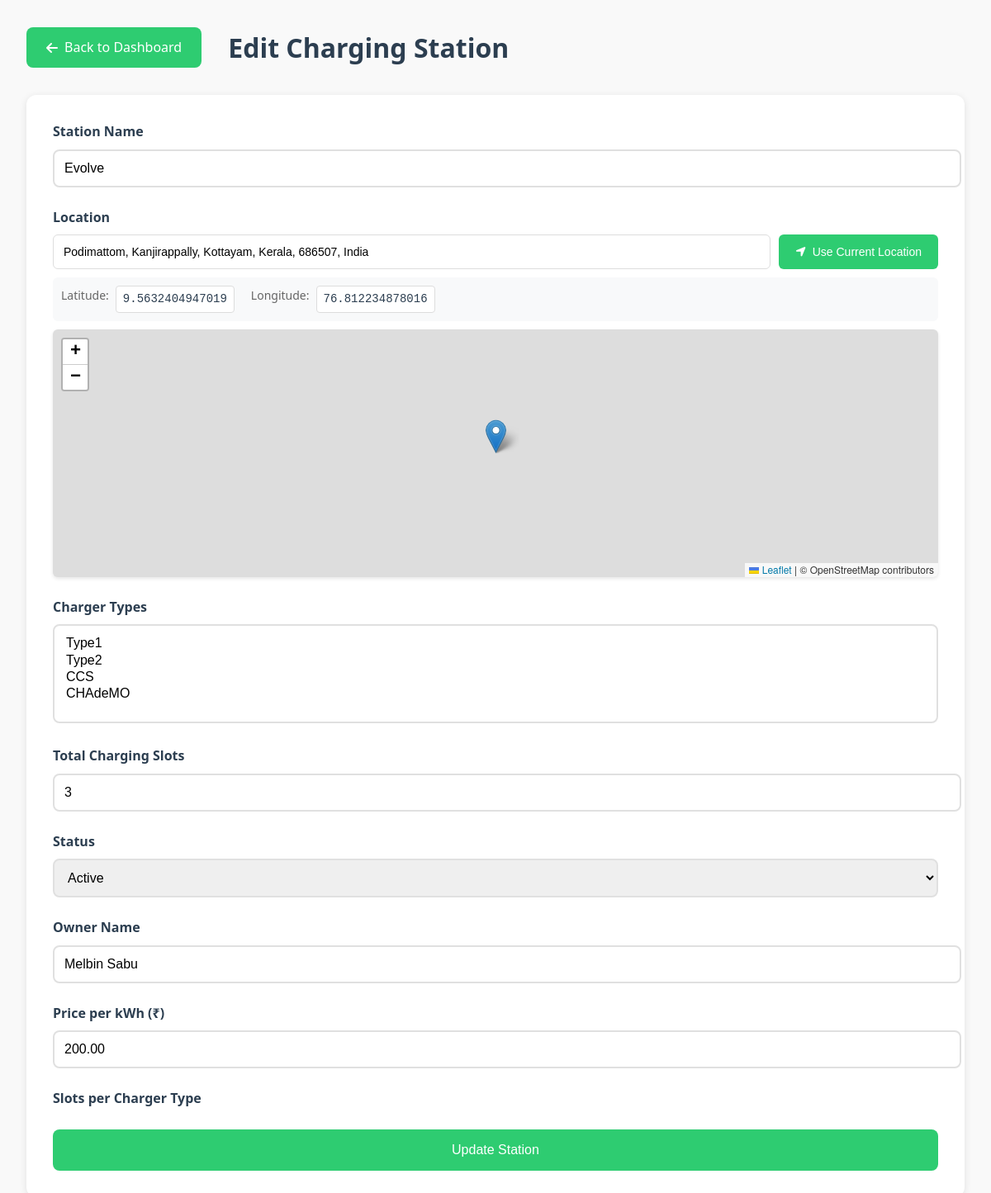
The page /edit_station.php?id=2 on the database its author committed.
### tables this page shows
CREATE TABLE `charging_stations` (
  `station_id` int(11) NOT NULL,
  `owner_name` varchar(100) NOT NULL,
  `name` varchar(100) NOT NULL,
  `location` point NOT NULL,
  `address` varchar(255) NOT NULL,
  `operator_id` int(11) DEFAULT NULL,
  `price` decimal(10,2) NOT NULL DEFAULT 0.00,
  `charger_types` longtext NOT NULL CHECK (json_valid(`charger_types`)),
  `total_slots` int(11) NOT NULL,
  `available_slots` int(11) NOT NULL DEFAULT 0,
  `status` enum('active','inactive','maintenance') DEFAULT 'active',
  `image` varchar(255) DEFAULT NULL,
  `created_at` timestamp NOT NULL DEFAULT current_timestamp(),
  `updated_at` timestamp NOT NULL DEFAULT current_timestamp() ON UPDATE current_timestamp(),
  `price_per_hour` decimal(10,2) NOT NULL DEFAULT 100.00
);

### edit_station.php (the view, shortened to what this page needs)
<?php
$servername = "localhost";
$username = "root";
$password = "";
$dbname = "evolve1";
$station = null;
$station_id = intval($_GET['id']);
try {
    $conn = mysqli_connect($servername, $username, $password, $dbname);
    $select_query = "
        SELECT
            station_id,
            name,
            address,
            ST_X(location) as longitude,
            ST_Y(location) as latitude,
            charger_types,
            total_slots,
            IFNULL(status, 'active') as status,
            price,
            owner_name
        FROM charging_stations
        WHERE station_id = ?
    ";
    $select_stmt = mysqli_prepare($conn, $select_query);
    mysqli_stmt_bind_param($select_stmt, "i", $station_id);
    if (!mysqli_stmt_execute($select_stmt)) {
        throw new Exception("Error executing select query: " . mysqli_error($conn));
    }
    $result = mysqli_stmt_get_result($select_stmt);
    if (mysqli_num_rows($result) > 0) {
        $station = mysqli_fetch_assoc($result);
        if (!empty($station['charger_types'])) {
            $station['charger_types'] = json_decode($station['charger_types'], true) ?? [];
        } else {
            $station['charger_types'] = [];
        }
    } else {
        throw new Exception("Station not found with ID: " . $station_id);
    }
} catch (Exception $e) {
    $error_message = $e->getMessage();
    error_log("Error in edit_station.php: " . $e->getMessage());
} finally {
    if (isset($conn) && $conn) {
        mysqli_close($conn);
    }
}
?>
<!DOCTYPE html>
<html lang="en">
<head>
    <link rel="stylesheet" href="https://cdnjs.cloudflare.com/ajax/libs/font-awesome/6.0.0/css/all.min.css">
    <link rel="stylesheet" href="https://unpkg.com/leaflet@1.7.1/dist/leaflet.css" />
</head>
<body>
    <div class="container">
        <div class="header">
            <a href="admindash.php" class="back-button">
                <i class="fas fa-arrow-left"></i>
                Back to Dashboard
            </a>
            <h1>Edit Charging Station</h1>
        </div>
        <?php if ($station): ?>
        <div class="form-container">
            <form method="POST" action="<?php echo htmlspecialchars($_SERVER['PHP_SELF']) . '?id=' . $station_id; ?>">
                <div class="form-group">
                    <label for="name">Station Name</label>
                    <input type="text" id="name" name="name" value="<?php echo htmlspecialchars($station['name']); ?>" required>
                </div>
                <div class="form-group">
                    <label for="location">Location</label>
                    <div class="location-input-group">
                        <input type="text" id="address" name="address" value="<?php echo htmlspecialchars($station['address']); ?>" required>
                        <button type="button" class="geolocation-button" onclick="getCurrentLocation()">
                            <i class="fas fa-location-arrow"></i>
                            Use Current Location
                        </button>
                    </div>
                    <div class="coordinates-display">
                        <div class="coordinate">
                            <label>Latitude:</label>
                            <span id="lat-display"><?php echo htmlspecialchars($station['latitude']); ?></span>
                        </div>
                        <div class="coordinate">
                            <label>Longitude:</label>
                            <span id="lng-display"><?php echo htmlspecialchars($station['longitude']); ?></span>
                        </div>
                    </div>
                    <div id="map"></div>
                </div>
                <div class="form-group">
                    <label for="charger_types">Charger Types</label>
                    <select id="charger_types" name="charger_types[]" multiple required>
                        <?php
                        $types = ["Type1", "Type2", "CCS", "CHAdeMO"];
                        foreach ($types as $type) {
                            $selected = in_array($type, $station['charger_types']) ? 'selected' : '';
                            echo "<option value=\"" . htmlspecialchars($type) . "\" $selected>" . htmlspecialchars($type) . "</option>";
                        }
                        ?>
                    </select>
                </div>
                <div class="form-group">
                    <label for="total_slots">Total Charging Slots</label>
                    <input type="number" id="total_slots" name="total_slots" min="1" value="<?php echo htmlspecialchars($station['total_slots']); ?>" required>
                </div>
                <div class="form-group">
                    <label for="status">Status</label>
                    <select id="status" name="status" required>
                        <option value="active" <?php echo $station['status'] == 'active' ? 'selected' : ''; ?>>Active</option>
                    </select>
                </div>
                <div class="form-group">
                    <label for="owner_name">Owner Name</label>
                    <input type="text" id="owner_name" name="owner_name" value="<?php echo htmlspecialchars($station['owner_name']); ?>" required>
                </div>
                <div class="form-group">
                    <label for="price">Price per kWh (₹)</label>
                    <input type="number" id="price" name="price" min="0" step="0.01" value="<?php echo htmlspecialchars($station['price']); ?>" required>
                </div>
                <div class="form-group">
                    <label>Slots per Charger Type</label>
                </div>
                <button type="submit" class="submit-btn">Update Station</button>
            </form>
        </div>
        <?php endif; ?>
    </div>
</body>
</html>

### edit_station.php (style rules this page uses)
:root { --primary-color: #2ecc71; --secondary-color: #27ae60; --error-color: #e74c3c; --text-color: #2c3e50; --bg-color: #f9f9f9; --input-bg: #ffffff; --shadow: 0 2px 10px rgba(0,0,0,0.1); }
body { font-family: 'Segoe UI', Tahoma, Geneva, Verdana, sans-serif; margin: 0; padding: 0; background-color: var(--bg-color); color: var(--text-color); line-height: 1.6; }
.container { max-width: 1200px; margin: 0 auto; padding: 2rem; }
.header { display: flex; align-items: center; margin-bottom: 2rem; gap: 2rem; }
.back-button { display: inline-flex; align-items: center; gap: 0.5rem; padding: 0.75rem 1.5rem; background-color: var(--primary-color); color: white; text-decoration: none; border-radius: 8px; transition: all 0.3s ease; }
h1 { color: var(--text-color); margin: 0; font-size: 2rem; }
.form-container { background-color: var(--input-bg); padding: 2rem; border-radius: 12px; box-shadow: var(--shadow); }
.form-group { margin-bottom: 1.5rem; }
label { display: block; margin-bottom: 0.5rem; font-weight: 600; color: var(--text-color); }
input, select { width: 100%; padding: 0.75rem; border: 2px solid #e0e0e0; border-radius: 8px; font-size: 1rem; transition: border-color 0.3s ease; }
select[multiple] { height: auto; min-height: 120px; }
#map { height: 300px; margin-bottom: 1.5rem; border-radius: 8px; box-shadow: var(--shadow); }
.submit-btn { background-color: var(--primary-color); color: white; padding: 1rem 2rem; border: none; border-radius: 8px; font-size: 1rem; cursor: pointer; width: 100%; transition: all 0.3s ease; }
.location-input-group { display: flex; gap: 10px; margin-bottom: 10px; position: relative; }
.location-input-group input[type="text"] { flex: 1; padding: 12px; border: 1px solid #ddd; border-radius: 6px; font-size: 14px; }
.geolocation-button { padding: 12px 20px; background-color: var(--primary-color); color: white; border: none; border-radius: 6px; cursor: pointer; font-size: 14px; font-weight: 500; display: flex; align-items: center; gap: 8px; transition: all 0.3s ease; }
#map { border-radius: 6px; box-shadow: 0 2px 4px rgba(0, 0, 0, 0.1); }
.coordinates-display { display: flex; gap: 20px; margin: 10px 0; padding: 10px; background: #f8f9fa; border-radius: 6px; font-size: 14px; }
.coordinate { display: flex; align-items: center; gap: 8px; }
.coordinate label { font-weight: 500; color: #666; }
.coordinate span { font-family: monospace; background: #fff; padding: 4px 8px; border-radius: 4px; border: 1px solid #ddd; min-width: 100px; display: inline-block; }

### rows shown on the page
charging_stations: name "Evolve", address "Podimattom, Kanjirappally, Kottayam, Kerala, 686507, India", total_slots "3", owner_name "Melbin Sabu", price "200.00"

### other values the page prints
$station['latitude'] "9.5632404947019"
$station['longitude'] "76.812234878016"
